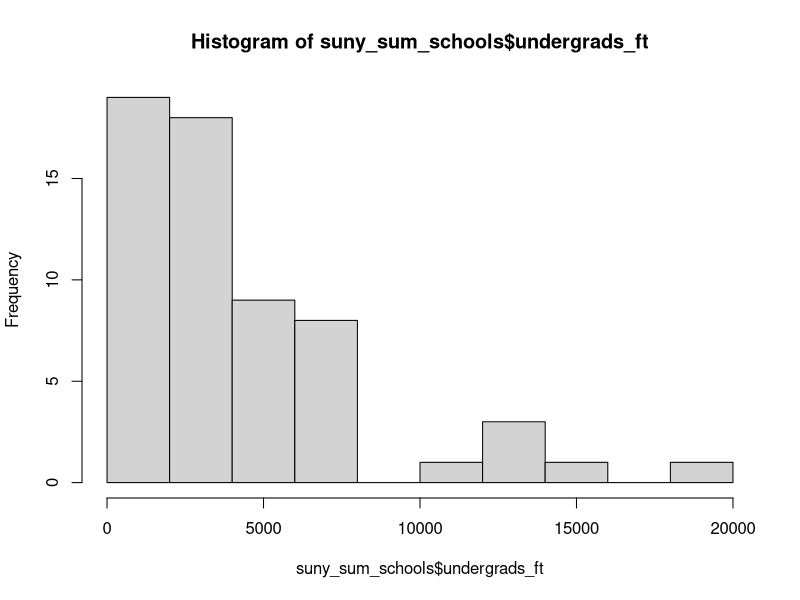
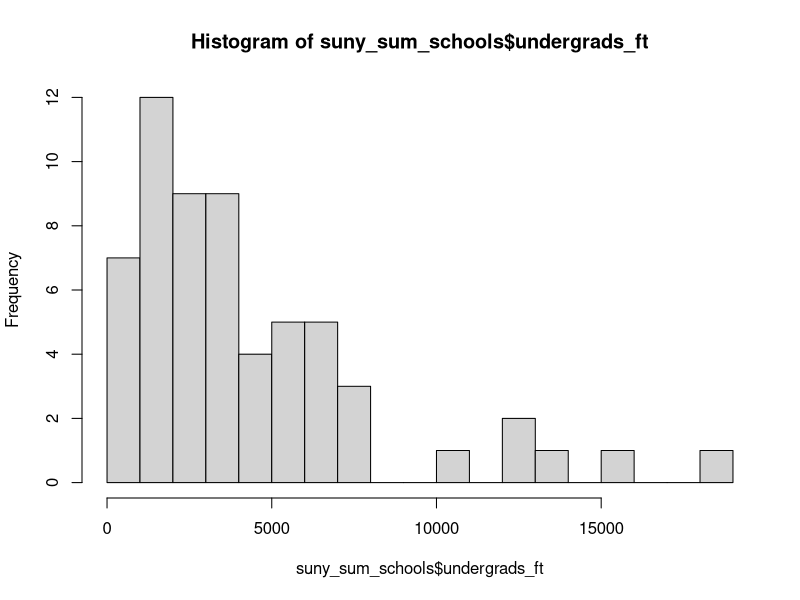
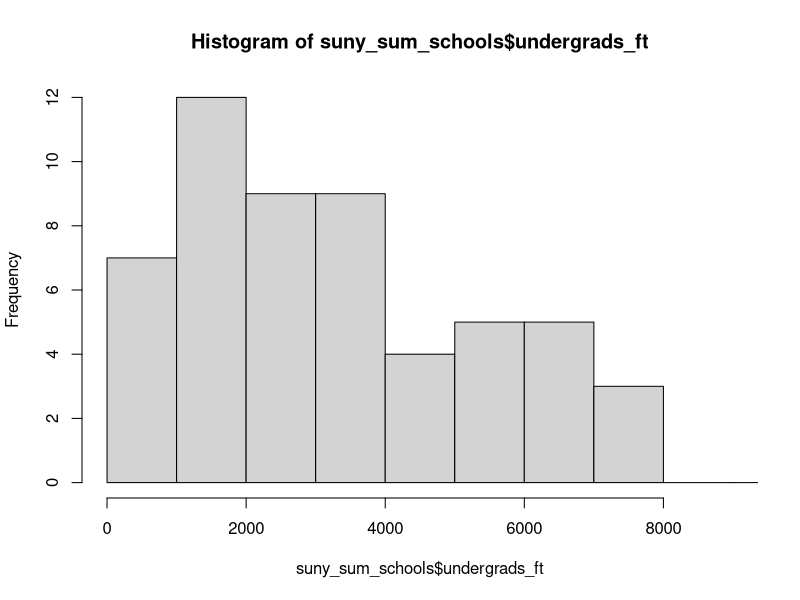

These figures' R source, in order:
## ---- chunk 1
library(tidyverse)
suny_raw <- read_csv('SUNY_enrollment.csv')
## ---- chunk 2
suny <- suny_raw %>% 
  filter(!is.na(Institution_Name))
## ---- chunk 3
str(suny)
## ---- chunk 4
summary(suny)
## ---- chunk 5
suny_sum <- suny %>% 
  group_by(Year, Institution_Type) %>% 
  summarize(undergrads_ft = mean(Undergraduate_FullTime))
## ---- chunk 6
suny_sum <- suny %>% 
  group_by(Year, Institution_Type) %>% 
  summarize(undergrads_ft = mean(Undergraduate_FullTime,na.rm = T))
## ---- chunk 7
suny_sum <- suny %>% 
  mutate(Undergraduate_FullTime = replace_na(Undergraduate_FullTime,0)) %>% 
  group_by(Year, Institution_Type) %>% 
  summarize(undergrads_ft = mean(Undergraduate_FullTime,na.rm = T))
## ---- chunk 8
suny_sum <- suny %>% 
  mutate(Undergraduate_FullTime = replace_na(Undergraduate_FullTime,0),
         Graduate_FullTime = replace_na(Graduate_FullTime,0)) %>% 
  group_by(Year, Institution_Type) %>% 
  summarize(undergrads_ft = mean(Undergraduate_FullTime,na.rm = T),
            grads_ft = mean(Graduate_FullTime,na.rm = T))
## ---- chunk 9
suny_sum <- suny %>% 
  mutate(Undergraduate_FullTime = replace_na(Undergraduate_FullTime,0),
         Graduate_FullTime = replace_na(Graduate_FullTime,0)) %>% 
  group_by(Year, Institution_Type) %>% 
  summarize(undergrads_ft = mean(Undergraduate_FullTime,na.rm = T),
            grads_ft = mean(Graduate_FullTime,na.rm = T),
            undergrads_ft_sd = sd(Undergraduate_FullTime,na.rm = T),
            grads_ft_sd = sd(Graduate_FullTime,na.rm = T))
## ---- chunk 10
suny_sum_schools <- suny %>% 
  mutate(Undergraduate_FullTime = replace_na(Undergraduate_FullTime,0)) %>% 
  group_by(Institution_Name) %>% 
  summarize(undergrads_ft = mean(Undergraduate_FullTime,na.rm = T),
            undergrads_ft_sd = sd(Undergraduate_FullTime,na.rm = T))
## ---- chunk 11
suny_sum_schools <- suny %>% 
  mutate(Undergraduate_FullTime = replace_na(Undergraduate_FullTime,0)) %>% 
  group_by(Institution_Name, Institution_Type) %>% 
  summarize(undergrads_ft = mean(Undergraduate_FullTime,na.rm = T),
            undergrads_ft_sd = sd(Undergraduate_FullTime,na.rm = T))
## ---- chunk 12
range(suny_sum_schools$undergrads_ft)
## ---- chunk 13
suny_sum_schools <- suny_sum_schools %>% 
  filter(undergrads_ft != 0)

range(suny_sum_schools$undergrads_ft)
## ---- chunk 14
hist(suny_sum_schools$undergrads_ft)
## ---- chunk 15
hist(suny_sum_schools$undergrads_ft, breaks = 20)
## ---- chunk 16
hist(suny_sum_schools$undergrads_ft, breaks = 20,xlim = c(0,9000))
## ---- chunk 17
suny_tech <- suny %>% 
  filter(Institution_Type == 'Technology Colleges') %>% 
  mutate(Graduate_FullTime = replace_na(Graduate_FullTime,0))
## ---- chunk 18
t.test(suny_tech$Graduate_FullTime)
## ---- chunk 19
suny_cc <- suny %>% 
  filter(Institution_Type == 'Community Colleges')

t.test(suny_cc$Undergraduate_FullTime,
       suny_cc$Undergraduate_PartTime)
## ---- chunk 20
t.test(suny_cc$Undergraduate_FullTime,
       suny_cc$Undergraduate_PartTime,
       paired = T)
## ---- chunk 21
suny_cc_2019 <- suny_cc %>% 
  filter(Year == 2019)

t.test(suny_cc_2019$Undergraduate_FullTime,
       suny_cc_2019$Undergraduate_PartTime,
       paired = T)
## ---- chunk 22
suny_comm_comp <- suny %>% 
  filter(Institution_Type %in% c("Community Colleges",
                                 "Comprehensive Colleges"))
## ---- chunk 23
t.test(Undergraduate_FullTime ~ Institution_Type, data = suny_comm_comp)
## ---- chunk 24
t.test(Undergraduate_FullTime ~ Institution_Type, data = suny_comm_comp %>% 
         filter(Year == 2012))
## ---- chunk 25
lm(Undergraduate_FullTime ~ Institution_Type, data = suny_comm_comp)
## ---- chunk 26
summary(lm(Undergraduate_FullTime ~ Institution_Type, data = suny_comm_comp))
## ---- chunk 27
suny_doctoral <- suny %>% 
  filter(Institution_Type == 'Doctoral Degree Granting Institutions')

summary(lm(Graduate_FullTime ~ Year, data = suny_doctoral))
## ---- chunk 28
suny_tech_comp <- suny %>% 
  filter(Institution_Type %in% c('Technology Colleges',
                                 'Comprehensive Colleges'))

summary(lm(Undergraduate_FullTime ~ Year * Institution_Type,
           data = suny_tech_comp))
